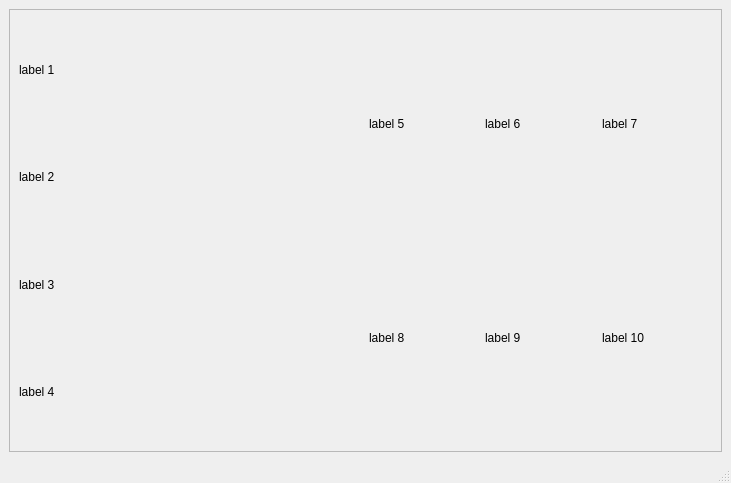
<?xml version="1.0" encoding="UTF-8"?>
<ui version="4.0">
 <class>MainWindow</class>
 <widget class="QMainWindow" name="MainWindow">
  <property name="geometry">
   <rect>
    <x>0</x>
    <y>0</y>
    <width>731</width>
    <height>483</height>
   </rect>
  </property>
  <property name="windowTitle">
   <string>MainWindow</string>
  </property>
  <widget class="QWidget" name="centralwidget">
   <layout class="QVBoxLayout" name="verticalLayout_3">
    <item>
     <widget class="QScrollArea" name="scrollArea">
      <property name="widgetResizable">
       <bool>true</bool>
      </property>
      <widget class="QWidget" name="scrollAreaWidgetContents">
       <property name="geometry">
        <rect>
         <x>0</x>
         <y>0</y>
         <width>705</width>
         <height>406</height>
        </rect>
       </property>
       <layout class="QHBoxLayout" name="horizontalLayout_4">
        <item>
         <layout class="QVBoxLayout" name="verticalLayout">
          <item>
           <widget class="QLabel" name="label">
            <property name="text">
             <string>label 1</string>
            </property>
           </widget>
          </item>
          <item>
           <widget class="QLabel" name="label_2">
            <property name="text">
             <string>label 2</string>
            </property>
           </widget>
          </item>
          <item>
           <widget class="QLabel" name="label_3">
            <property name="text">
             <string>label 3</string>
            </property>
           </widget>
          </item>
          <item>
           <widget class="QLabel" name="label_4">
            <property name="text">
             <string>label 4</string>
            </property>
           </widget>
          </item>
         </layout>
        </item>
        <item>
         <layout class="QVBoxLayout" name="verticalLayout_2">
          <item>
           <layout class="QHBoxLayout" name="horizontalLayout">
            <item>
             <widget class="QLabel" name="label_5">
              <property name="text">
               <string>label 5</string>
              </property>
             </widget>
            </item>
            <item>
             <widget class="QLabel" name="label_6">
              <property name="text">
               <string>label 6</string>
              </property>
             </widget>
            </item>
            <item>
             <widget class="QLabel" name="label_7">
              <property name="text">
               <string>label 7</string>
              </property>
             </widget>
            </item>
           </layout>
          </item>
          <item>
           <layout class="QHBoxLayout" name="horizontalLayout_2">
            <item>
             <widget class="QLabel" name="label_8">
              <property name="text">
               <string>label 8</string>
              </property>
             </widget>
            </item>
            <item>
             <widget class="QLabel" name="label_9">
              <property name="text">
               <string>label 9</string>
              </property>
             </widget>
            </item>
            <item>
             <widget class="QLabel" name="label_10">
              <property name="text">
               <string>label 10</string>
              </property>
             </widget>
            </item>
           </layout>
          </item>
         </layout>
        </item>
       </layout>
      </widget>
     </widget>
    </item>
   </layout>
  </widget>
  <widget class="QMenuBar" name="menubar">
   <property name="geometry">
    <rect>
     <x>0</x>
     <y>0</y>
     <width>731</width>
     <height>24</height>
    </rect>
   </property>
  </widget>
  <widget class="QStatusBar" name="statusbar"/>
 </widget>
 <resources/>
 <connections/>
</ui>
